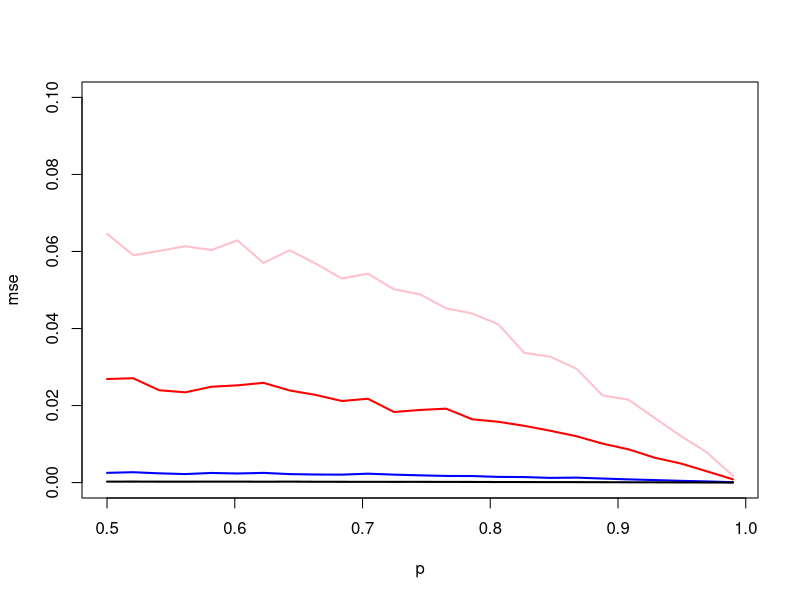

This figure's R source: (Note: this script raises an error after producing the figure.)
############################################################################################################
##bernoulli distribution
##how good of an estimate of p is the mean? interplay between the magnitude of p and the sample size

p.est<-list()
for (N in c(4,10,100,1000)) {
    for (p in seq(0.5,0.99,length.out=25)) {
        m<-numeric()
        for (i in 1:1000) {
            coins<-rbinom(N,1,p)
            m[i]<-mean(coins)
        }
        p.est[[paste(N,p)]]<-c(N,p,mean((m-p)^2))
    }
}

x<-data.frame(do.call("rbind",p.est))
L<-split(x,x[,1])
cols<-c("pink","red","blue","black")
plot(NULL,ylim=c(0,0.1),xlim=range(x[,2]),xlab='p',ylab='mse')
for (i in 1:length(L)) lines(L[[i]][,-1],lwd=2,col=cols[i])

##the binomial distribution
ntrial<-15
x<-rbinom(10000,ntrial,.5)
y<-numeric()
for (i in 1:10000) {
    z<-numeric()
    for (j in 1:ntrial) z[j]<-rbinom(1,1,.5)
    y[i]<-sum(z)
}
plot(as.numeric(table(x)),as.numeric(table(y))); abline(0,1)

##the CLT, https://en.wikipedia.org/wiki/Central_limit_theorem
#Which is relevant, N or n, in terms of having the CLT apply?
fun<-function(N,n,p=0.5) { #N is the number of people, n is the number of tosses per person
    x<-rbinom(N,n,p)
    x<-(x-mean(x))/sd(x)
    hist(x,main='',freq=FALSE,yaxt='n')
    xv<-seq(-3,3,length.out=1000)
    lines(xv,dnorm(xv))
    legend("topleft",bty='n',c(paste0("N=",N),paste0("n=",n)))
}
par(mfrow=c(5,5),mar=c(3,3,1,1),mgp=c(2,1,0),oma=rep(0,4))
for (N in c(10,50,100,1000,5000)) for (n in c(5,25,100,1000,5000)) fun(N,n)

############################################################################################################
##the normal distribution
##Let's attempt to recover some of the most useful facts about the normal distribution from simulation

##What proportion of the distribution is more than 1.96 from the mean(=0)?
x<-rnorm(50000,mean=0,sd=1)
sum(abs(x)>1.96)/length(x) #what is this telling us?

##What does the sum of two normal variables look like?
N<-1000
m1<-3
sd1<-2
m2<-rnorm(100,mean=0,sd=3)
sd2<-runif(100,0.1,10)
out<-list()
for (i in 1:length(m2)) {
    x1<-rnorm(N,mean=m1,sd=sd1)
    ##
    x2<-rnorm(N,mean=m2[i],sd=sd2[i])
    ##
    y<-x1+x2
    m<-mean(y)
    s<-sd(y)
    out[[i]]<-c(m,s)
}
z<-do.call("rbind",out)

par(mfrow=c(1,2),mgp=c(2,1,0),mar=c(3,3,1,1))
plot(m2,z[,1]); abline(0,1)
##What does this tell us?
plot(sd2,z[,2])
##What does this suggest? 

##Note: Analytic derivations of these facts would be preferable for any number of reasons. The goal here is to get our hands dirty with some real simulations but simulations are not always the right tool for the job! 

##Now let's look at a bivariate normal distribution
library(MASS)
x<-mvrnorm(500000,mu=rep(0,2),Sigma=matrix(c(1,.5,.5,1),2,2))
##What is the distribution of a conditional look like? So if we look at the probability density when the second variable is 1.5 (or some other value)?
par(mfrow=c(2,3),mgp=c(2,1,0),mar=c(3,3,1,1))
for (val in c(-2,-1,0,1,1.5,2.5)) {
    x2<-x[abs(x[,2]-val)<.01,]
    plot(density(x2[,1]))
    legend("topleft",bty='n',legend=val)
}

##What do you think? 
##Note the centers of these distributions on the x-axis. What would you need to change in the above to change those values? 
